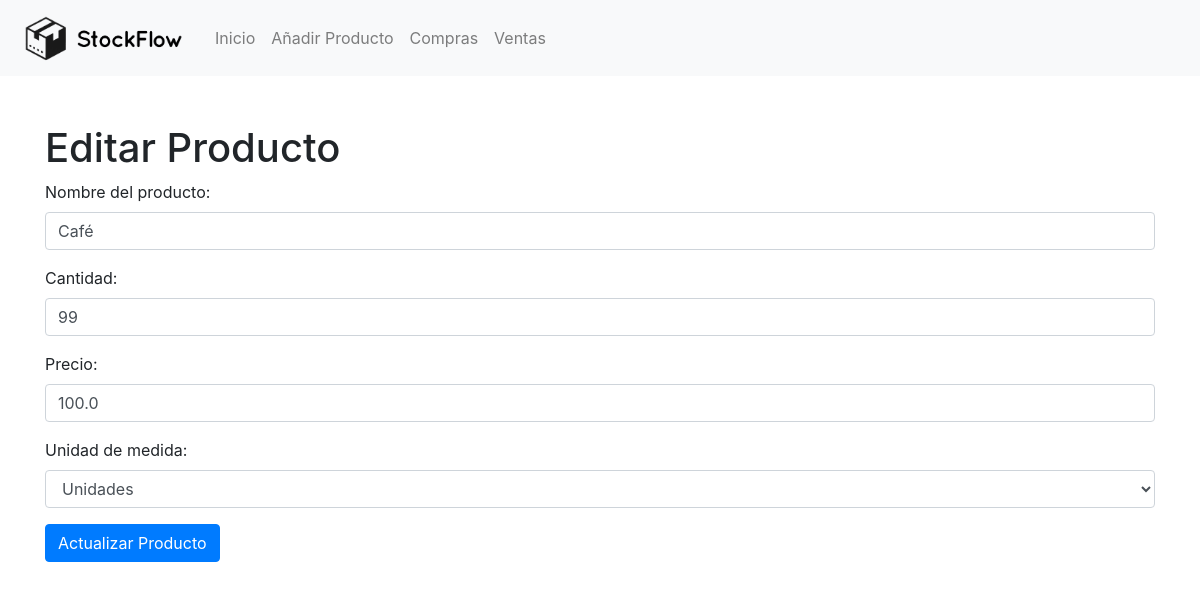
Page /edit_product/1 on the earlier database version.
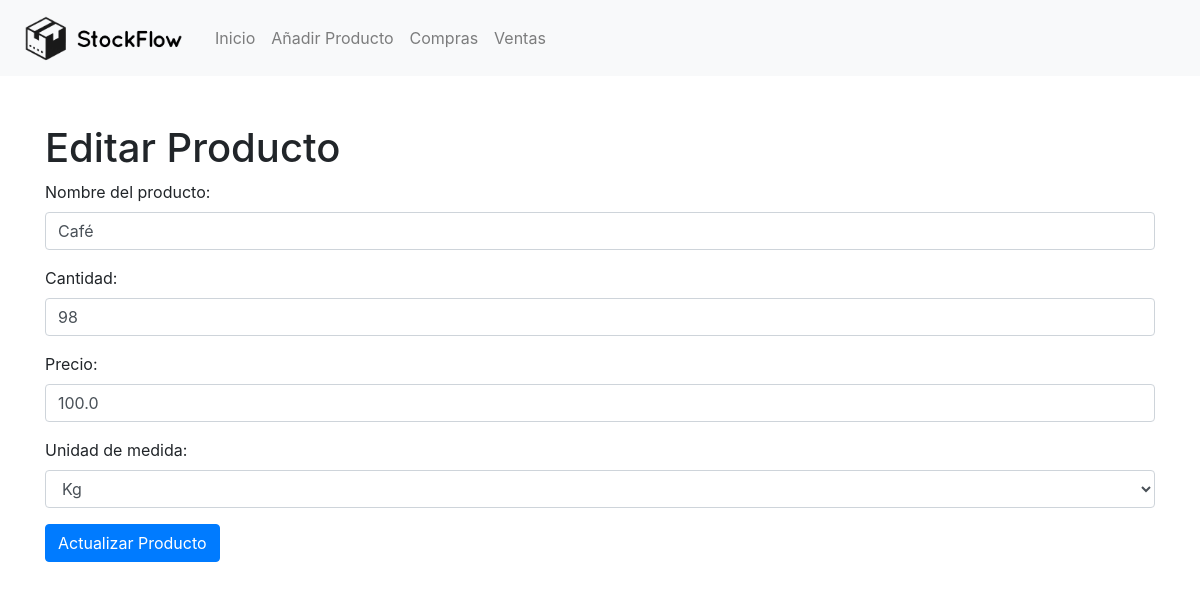
Same page on the later database version.
### tables this page shows
CREATE TABLE productos (
        id INTEGER PRIMARY KEY AUTOINCREMENT,
        nombre TEXT,
        cantidad INTEGER,
        precio REAL,
        unidad_medida TEXT DEFAULT 'unidades'
    );

### app.py (the view, shortened to what this page needs)
@app.route('/edit_product/<int:id>', methods=['GET', 'POST'])
def edit_product(id):
    producto = get_producto(id)
    return render_template('edit_product.html', producto=producto)

### app.py (called while the page is built)
def get_db():
    if 'db' not in g:
        g.db = sqlite3.connect('inventario.db')
        g.db.row_factory = sqlite3.Row
    return g.db

def get_producto(id):
    db = get_db()
    c = db.cursor()
    c.execute("SELECT * FROM productos WHERE id = ?", (id,))
    row = c.fetchone()
    if row:
        return dict(row)
    return None

### templates/edit_product.html (shortened to what this page needs)
{% extends "base.html" %}
{% block content %}
    <h1 class="mt-5">Editar Producto</h1>
    <form method="post" action="{{ url_for('edit_product', id=producto['id']) }}">
        <div class="form-group">
            <label for="nombre">Nombre del producto:</label>
            <input type="text" class="form-control" id="nombre" name="nombre" value="{{ producto['nombre'] }}" required>
        </div>
        <div class="form-group">
            <label for="cantidad">Cantidad:</label>
            <input type="number" class="form-control" id="cantidad" name="cantidad" value="{{ producto['cantidad'] }}" required>
        </div>
        <div class="form-group">
            <label for="precio">Precio:</label>
            <input type="number" step="0.01" class="form-control" id="precio" name="precio" value="{{ producto['precio'] }}" required>
        </div>
        <div class="form-group">
            <label for="unidad_medida">Unidad de medida:</label>
            <select class="form-control" id="unidad_medida" name="unidad_medida" required>
                <option value="unidades" {% if producto['unidad_medida'] == 'unidades' %}selected{% endif %}>Unidades</option>
                <option value="kg" {% if producto['unidad_medida'] == 'kg' %}selected{% endif %}>Kg</option>
            </select>
        </div>
        <button type="submit" class="btn btn-primary">Actualizar Producto</button>
    </form>
{% endblock %}

Differences in the rows shown:
changed productos "Café": cantidad "99" → "98"; unidad_medida "Unidades" → "Kg"
